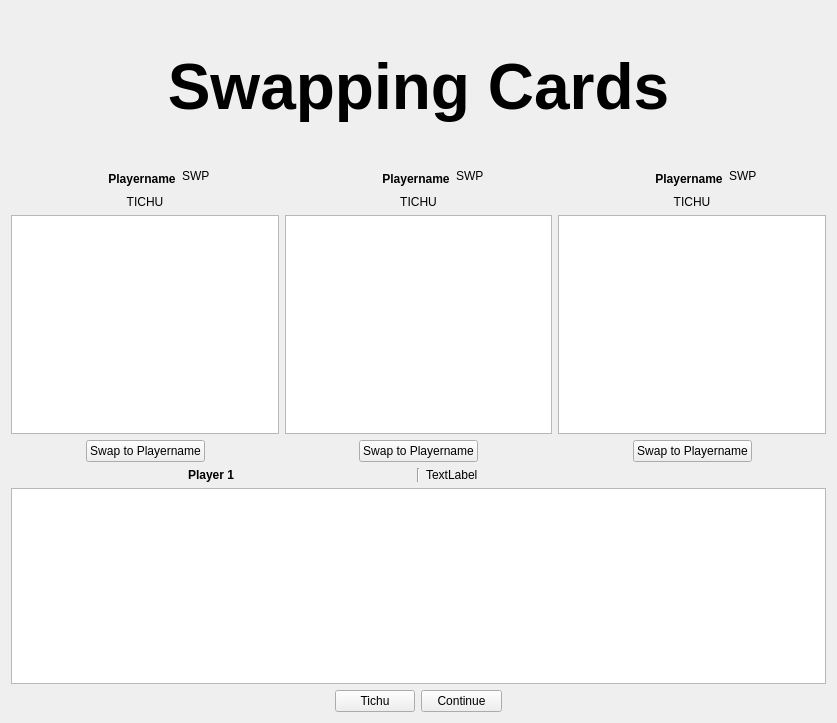
<?xml version="1.0" encoding="UTF-8"?>
<ui version="4.0">
 <class>CardSwapView</class>
 <widget class="QWidget" name="CardSwapView">
  <property name="geometry">
   <rect>
    <x>0</x>
    <y>0</y>
    <width>837</width>
    <height>723</height>
   </rect>
  </property>
  <property name="sizePolicy">
   <sizepolicy hsizetype="Expanding" vsizetype="Expanding">
    <horstretch>0</horstretch>
    <verstretch>0</verstretch>
   </sizepolicy>
  </property>
  <property name="minimumSize">
   <size>
    <width>0</width>
    <height>0</height>
   </size>
  </property>
  <property name="windowTitle">
   <string>Tichu</string>
  </property>
  <property name="autoFillBackground">
   <bool>true</bool>
  </property>
  <layout class="QVBoxLayout" name="verticalLayout_2" stretch="0,0,0,3,0,2,0">
   <item>
    <spacer name="verticalSpacer">
     <property name="orientation">
      <enum>Qt::Vertical</enum>
     </property>
     <property name="sizeHint" stdset="0">
      <size>
       <width>20</width>
       <height>40</height>
      </size>
     </property>
    </spacer>
   </item>
   <item>
    <widget class="QLabel" name="TitleLabel">
     <property name="font">
      <font>
       <family>Arial</family>
       <pointsize>48</pointsize>
       <bold>true</bold>
      </font>
     </property>
     <property name="text">
      <string>Swapping Cards</string>
     </property>
     <property name="alignment">
      <set>Qt::AlignCenter</set>
     </property>
    </widget>
   </item>
   <item>
    <spacer name="verticalSpacer_2">
     <property name="orientation">
      <enum>Qt::Vertical</enum>
     </property>
     <property name="sizeHint" stdset="0">
      <size>
       <width>20</width>
       <height>40</height>
      </size>
     </property>
    </spacer>
   </item>
   <item>
    <layout class="QHBoxLayout" name="horizontalLayout" stretch="1,1,1">
     <item>
      <layout class="QVBoxLayout" name="verticalLayout_4" stretch="0,0,0,0">
       <item>
        <layout class="QHBoxLayout" name="horizontalLayout_8" stretch="1,1,0,1,1">
         <item>
          <spacer name="horizontalSpacer_12">
           <property name="orientation">
            <enum>Qt::Horizontal</enum>
           </property>
           <property name="sizeHint" stdset="0">
            <size>
             <width>40</width>
             <height>20</height>
            </size>
           </property>
          </spacer>
         </item>
         <item>
          <spacer name="horizontalSpacer_9">
           <property name="orientation">
            <enum>Qt::Horizontal</enum>
           </property>
           <property name="sizeHint" stdset="0">
            <size>
             <width>40</width>
             <height>20</height>
            </size>
           </property>
          </spacer>
         </item>
         <item>
          <widget class="QLabel" name="Player1Label">
           <property name="font">
            <font>
             <family>Arial</family>
             <bold>true</bold>
            </font>
           </property>
           <property name="text">
            <string>Playername</string>
           </property>
           <property name="alignment">
            <set>Qt::AlignCenter</set>
           </property>
          </widget>
         </item>
         <item>
          <widget class="QLabel" name="Player1SwapLabel">
           <property name="text">
            <string>SWP</string>
           </property>
           <property name="alignment">
            <set>Qt::AlignLeading</set>
           </property>
          </widget>
         </item>
         <item>
          <spacer name="horizontalSpacer_13">
           <property name="orientation">
            <enum>Qt::Horizontal</enum>
           </property>
           <property name="sizeHint" stdset="0">
            <size>
             <width>40</width>
             <height>20</height>
            </size>
           </property>
          </spacer>
         </item>
        </layout>
       </item>
       <item>
        <widget class="QLabel" name="Player1TichuLabel">
         <property name="text">
          <string>TICHU</string>
         </property>
         <property name="alignment">
          <set>Qt::AlignCenter</set>
         </property>
        </widget>
       </item>
       <item>
        <widget class="QGraphicsView" name="Player1CardView"/>
       </item>
       <item>
        <layout class="QHBoxLayout" name="horizontalLayout_5">
         <item>
          <spacer name="horizontalSpacer_5">
           <property name="orientation">
            <enum>Qt::Horizontal</enum>
           </property>
           <property name="sizeHint" stdset="0">
            <size>
             <width>40</width>
             <height>20</height>
            </size>
           </property>
          </spacer>
         </item>
         <item>
          <widget class="QPushButton" name="swapButton1">
           <property name="text">
            <string>Swap to Playername</string>
           </property>
          </widget>
         </item>
         <item>
          <spacer name="horizontalSpacer_6">
           <property name="orientation">
            <enum>Qt::Horizontal</enum>
           </property>
           <property name="sizeHint" stdset="0">
            <size>
             <width>40</width>
             <height>20</height>
            </size>
           </property>
          </spacer>
         </item>
        </layout>
       </item>
      </layout>
     </item>
     <item>
      <layout class="QVBoxLayout" name="verticalLayout_3" stretch="0,0,0,0">
       <item>
        <layout class="QHBoxLayout" name="horizontalLayout_9" stretch="1,1,0,1,1">
         <item>
          <spacer name="horizontalSpacer_14">
           <property name="orientation">
            <enum>Qt::Horizontal</enum>
           </property>
           <property name="sizeHint" stdset="0">
            <size>
             <width>40</width>
             <height>20</height>
            </size>
           </property>
          </spacer>
         </item>
         <item>
          <spacer name="horizontalSpacer_10">
           <property name="orientation">
            <enum>Qt::Horizontal</enum>
           </property>
           <property name="sizeHint" stdset="0">
            <size>
             <width>40</width>
             <height>20</height>
            </size>
           </property>
          </spacer>
         </item>
         <item>
          <widget class="QLabel" name="Player2Label">
           <property name="font">
            <font>
             <family>Arial</family>
             <bold>true</bold>
            </font>
           </property>
           <property name="text">
            <string>Playername</string>
           </property>
           <property name="alignment">
            <set>Qt::AlignCenter</set>
           </property>
          </widget>
         </item>
         <item>
          <widget class="QLabel" name="Player2SwapLabel">
           <property name="text">
            <string>SWP</string>
           </property>
           <property name="alignment">
            <set>Qt::AlignLeading</set>
           </property>
          </widget>
         </item>
         <item>
          <spacer name="horizontalSpacer_15">
           <property name="orientation">
            <enum>Qt::Horizontal</enum>
           </property>
           <property name="sizeHint" stdset="0">
            <size>
             <width>40</width>
             <height>20</height>
            </size>
           </property>
          </spacer>
         </item>
        </layout>
       </item>
       <item>
        <widget class="QLabel" name="Player2TichuLabel">
         <property name="text">
          <string>TICHU</string>
         </property>
         <property name="alignment">
          <set>Qt::AlignCenter</set>
         </property>
        </widget>
       </item>
       <item>
        <widget class="QGraphicsView" name="Player2CardView"/>
       </item>
       <item>
        <layout class="QHBoxLayout" name="horizontalLayout_6">
         <item>
          <spacer name="horizontalSpacer_2">
           <property name="orientation">
            <enum>Qt::Horizontal</enum>
           </property>
           <property name="sizeHint" stdset="0">
            <size>
             <width>40</width>
             <height>20</height>
            </size>
           </property>
          </spacer>
         </item>
         <item>
          <widget class="QPushButton" name="swapButton2">
           <property name="text">
            <string>Swap to Playername</string>
           </property>
          </widget>
         </item>
         <item>
          <spacer name="horizontalSpacer">
           <property name="orientation">
            <enum>Qt::Horizontal</enum>
           </property>
           <property name="sizeHint" stdset="0">
            <size>
             <width>40</width>
             <height>20</height>
            </size>
           </property>
          </spacer>
         </item>
        </layout>
       </item>
      </layout>
     </item>
     <item>
      <layout class="QVBoxLayout" name="verticalLayout" stretch="0,0,0,0">
       <item>
        <layout class="QHBoxLayout" name="horizontalLayout_10" stretch="1,1,0,1,1">
         <item>
          <spacer name="horizontalSpacer_16">
           <property name="orientation">
            <enum>Qt::Horizontal</enum>
           </property>
           <property name="sizeHint" stdset="0">
            <size>
             <width>40</width>
             <height>20</height>
            </size>
           </property>
          </spacer>
         </item>
         <item>
          <spacer name="horizontalSpacer_11">
           <property name="orientation">
            <enum>Qt::Horizontal</enum>
           </property>
           <property name="sizeHint" stdset="0">
            <size>
             <width>40</width>
             <height>20</height>
            </size>
           </property>
          </spacer>
         </item>
         <item>
          <widget class="QLabel" name="Player3Label">
           <property name="font">
            <font>
             <family>Arial</family>
             <bold>true</bold>
            </font>
           </property>
           <property name="text">
            <string>Playername</string>
           </property>
           <property name="alignment">
            <set>Qt::AlignCenter</set>
           </property>
          </widget>
         </item>
         <item>
          <widget class="QLabel" name="Player3SwapLabel">
           <property name="text">
            <string>SWP</string>
           </property>
           <property name="alignment">
            <set>Qt::AlignLeading</set>
           </property>
          </widget>
         </item>
         <item>
          <spacer name="horizontalSpacer_17">
           <property name="orientation">
            <enum>Qt::Horizontal</enum>
           </property>
           <property name="sizeHint" stdset="0">
            <size>
             <width>40</width>
             <height>20</height>
            </size>
           </property>
          </spacer>
         </item>
        </layout>
       </item>
       <item>
        <widget class="QLabel" name="Player3TichuLabel">
         <property name="text">
          <string>TICHU</string>
         </property>
         <property name="alignment">
          <set>Qt::AlignCenter</set>
         </property>
        </widget>
       </item>
       <item>
        <widget class="QGraphicsView" name="Player3CardView"/>
       </item>
       <item>
        <layout class="QHBoxLayout" name="horizontalLayout_7">
         <item>
          <spacer name="horizontalSpacer_7">
           <property name="orientation">
            <enum>Qt::Horizontal</enum>
           </property>
           <property name="sizeHint" stdset="0">
            <size>
             <width>40</width>
             <height>20</height>
            </size>
           </property>
          </spacer>
         </item>
         <item>
          <widget class="QPushButton" name="swapButton3">
           <property name="text">
            <string>Swap to Playername</string>
           </property>
          </widget>
         </item>
         <item>
          <spacer name="horizontalSpacer_8">
           <property name="orientation">
            <enum>Qt::Horizontal</enum>
           </property>
           <property name="sizeHint" stdset="0">
            <size>
             <width>40</width>
             <height>20</height>
            </size>
           </property>
          </spacer>
         </item>
        </layout>
       </item>
      </layout>
     </item>
    </layout>
   </item>
   <item>
    <layout class="QHBoxLayout" name="horizontalLayout_2">
     <item>
      <widget class="QLabel" name="myPlayerNameLabel">
       <property name="font">
        <font>
         <family>Arial</family>
         <bold>true</bold>
        </font>
       </property>
       <property name="text">
        <string>Player 1</string>
       </property>
       <property name="alignment">
        <set>Qt::AlignCenter</set>
       </property>
      </widget>
     </item>
     <item>
      <widget class="Line" name="SeperationLine">
       <property name="orientation">
        <enum>Qt::Vertical</enum>
       </property>
      </widget>
     </item>
     <item>
      <widget class="QLabel" name="TichuLabel">
       <property name="text">
        <string>TextLabel</string>
       </property>
      </widget>
     </item>
    </layout>
   </item>
   <item>
    <layout class="QHBoxLayout" name="horizontalLayout_3" stretch="10">
     <item>
      <widget class="CardCollectionView" name="HandView">
       <property name="verticalScrollBarPolicy">
        <enum>Qt::ScrollBarAlwaysOff</enum>
       </property>
       <property name="horizontalScrollBarPolicy">
        <enum>Qt::ScrollBarAlwaysOff</enum>
       </property>
      </widget>
     </item>
    </layout>
   </item>
   <item>
    <layout class="QHBoxLayout" name="horizontalLayout_4" stretch="4,1,1,4">
     <item>
      <spacer name="horizontalSpacer_3">
       <property name="orientation">
        <enum>Qt::Horizontal</enum>
       </property>
       <property name="sizeHint" stdset="0">
        <size>
         <width>40</width>
         <height>20</height>
        </size>
       </property>
      </spacer>
     </item>
     <item>
      <widget class="QPushButton" name="TichuButton">
       <property name="text">
        <string>Tichu</string>
       </property>
      </widget>
     </item>
     <item>
      <widget class="QPushButton" name="ContinueButton">
       <property name="text">
        <string>Continue</string>
       </property>
      </widget>
     </item>
     <item>
      <spacer name="horizontalSpacer_4">
       <property name="orientation">
        <enum>Qt::Horizontal</enum>
       </property>
       <property name="sizeHint" stdset="0">
        <size>
         <width>40</width>
         <height>20</height>
        </size>
       </property>
      </spacer>
     </item>
    </layout>
   </item>
  </layout>
 </widget>
 <customwidgets>
  <customwidget>
   <class>CardCollectionView</class>
   <extends>QGraphicsView</extends>
   <header>../../../src/client/uiElements/CardCollectionView.h</header>
  </customwidget>
 </customwidgets>
 <resources/>
 <connections/>
</ui>
